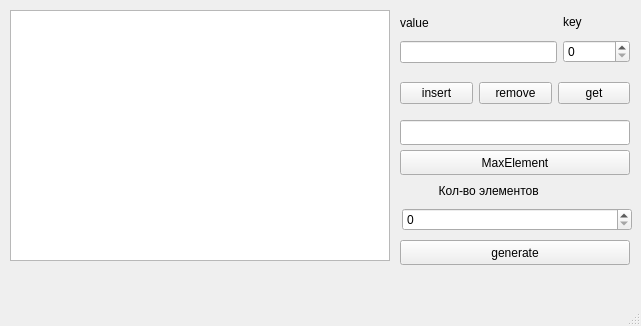
<?xml version="1.0" encoding="UTF-8"?>
<ui version="4.0">
 <class>MainWindow</class>
 <widget class="QMainWindow" name="MainWindow">
  <property name="geometry">
   <rect>
    <x>0</x>
    <y>0</y>
    <width>641</width>
    <height>326</height>
   </rect>
  </property>
  <property name="windowTitle">
   <string>MainWindow</string>
  </property>
  <widget class="QWidget" name="centralwidget">
   <widget class="QListWidget" name="listWidget">
    <property name="geometry">
     <rect>
      <x>10</x>
      <y>10</y>
      <width>380</width>
      <height>251</height>
     </rect>
    </property>
   </widget>
   <widget class="QLineEdit" name="getValue">
    <property name="geometry">
     <rect>
      <x>400</x>
      <y>120</y>
      <width>230</width>
      <height>25</height>
     </rect>
    </property>
    <property name="readOnly">
     <bool>true</bool>
    </property>
   </widget>
   <widget class="QPushButton" name="removeEvenKeys">
    <property name="geometry">
     <rect>
      <x>400</x>
      <y>150</y>
      <width>230</width>
      <height>25</height>
     </rect>
    </property>
    <property name="text">
     <string>MaxElement</string>
    </property>
   </widget>
   <widget class="QWidget" name="layoutWidget">
    <property name="geometry">
     <rect>
      <x>400</x>
      <y>10</y>
      <width>230</width>
      <height>53</height>
     </rect>
    </property>
    <layout class="QHBoxLayout" name="horizontalLayout">
     <item>
      <layout class="QVBoxLayout" name="verticalLayout">
       <item>
        <widget class="QLabel" name="label">
         <property name="text">
          <string>value</string>
         </property>
        </widget>
       </item>
       <item>
        <widget class="QLineEdit" name="insertValue"/>
       </item>
      </layout>
     </item>
     <item>
      <layout class="QVBoxLayout" name="verticalLayout_2">
       <item>
        <widget class="QLabel" name="label_2">
         <property name="text">
          <string>key</string>
         </property>
        </widget>
       </item>
       <item>
        <widget class="QSpinBox" name="insertKey">
         <property name="minimum">
          <number>0</number>
         </property>
         <property name="maximum">
          <number>1000000000</number>
         </property>
        </widget>
       </item>
      </layout>
     </item>
    </layout>
   </widget>
   <widget class="QWidget" name="layoutWidget">
    <property name="geometry">
     <rect>
      <x>400</x>
      <y>80</y>
      <width>230</width>
      <height>27</height>
     </rect>
    </property>
    <layout class="QHBoxLayout" name="horizontalLayout_2">
     <item>
      <widget class="QPushButton" name="insertButton">
       <property name="text">
        <string>insert</string>
       </property>
      </widget>
     </item>
     <item>
      <widget class="QPushButton" name="removeButton">
       <property name="text">
        <string>remove</string>
       </property>
      </widget>
     </item>
     <item>
      <widget class="QPushButton" name="getButton">
       <property name="text">
        <string>get</string>
       </property>
      </widget>
     </item>
    </layout>
   </widget>
   <widget class="QPushButton" name="insertButton_2">
    <property name="geometry">
     <rect>
      <x>400</x>
      <y>240</y>
      <width>230</width>
      <height>25</height>
     </rect>
    </property>
    <property name="text">
     <string>generate</string>
    </property>
   </widget>
   <widget class="QWidget" name="">
    <property name="geometry">
     <rect>
      <x>402</x>
      <y>180</y>
      <width>230</width>
      <height>51</height>
     </rect>
    </property>
    <layout class="QVBoxLayout" name="verticalLayout_3">
     <item>
      <widget class="QLabel" name="label_5">
       <property name="text">
        <string>           Кол-во элементов</string>
       </property>
      </widget>
     </item>
     <item>
      <widget class="QSpinBox" name="countGenerate">
       <property name="minimum">
        <number>0</number>
       </property>
       <property name="maximum">
        <number>1000</number>
       </property>
      </widget>
     </item>
    </layout>
   </widget>
  </widget>
  <widget class="QMenuBar" name="menubar">
   <property name="geometry">
    <rect>
     <x>0</x>
     <y>0</y>
     <width>641</width>
     <height>22</height>
    </rect>
   </property>
  </widget>
  <widget class="QStatusBar" name="statusbar"/>
 </widget>
 <resources/>
 <connections/>
</ui>
